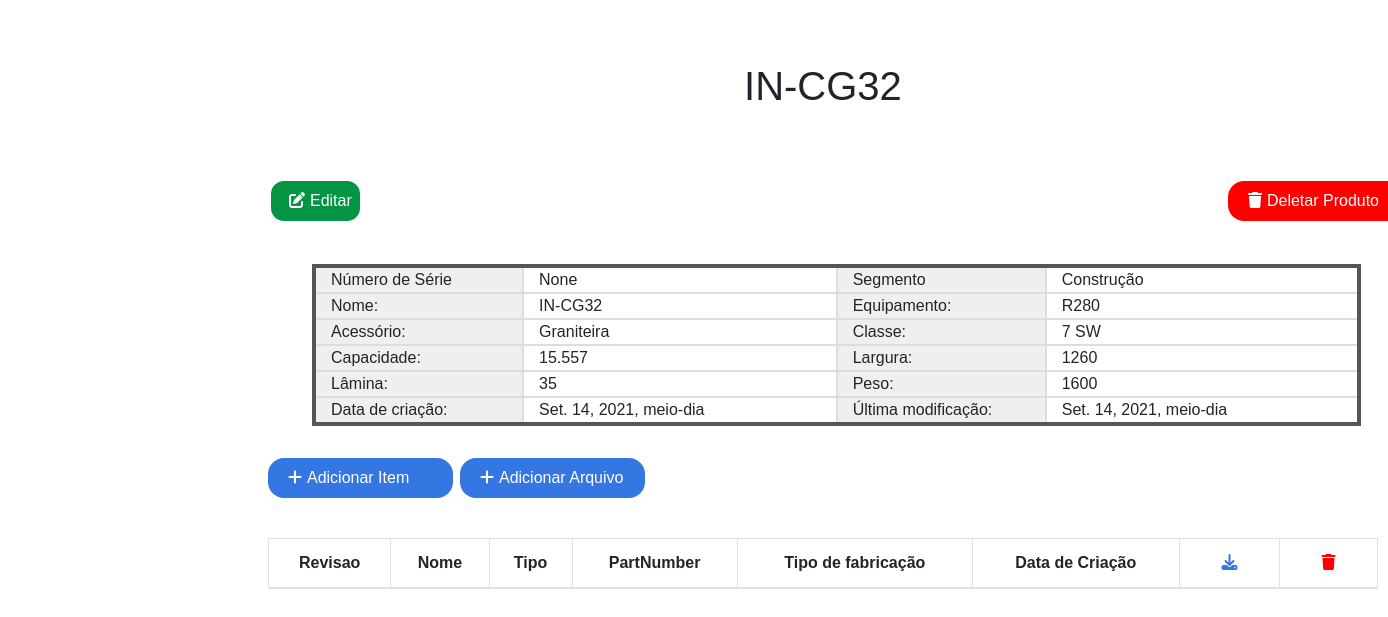
The app's page /products/product/5, older data.
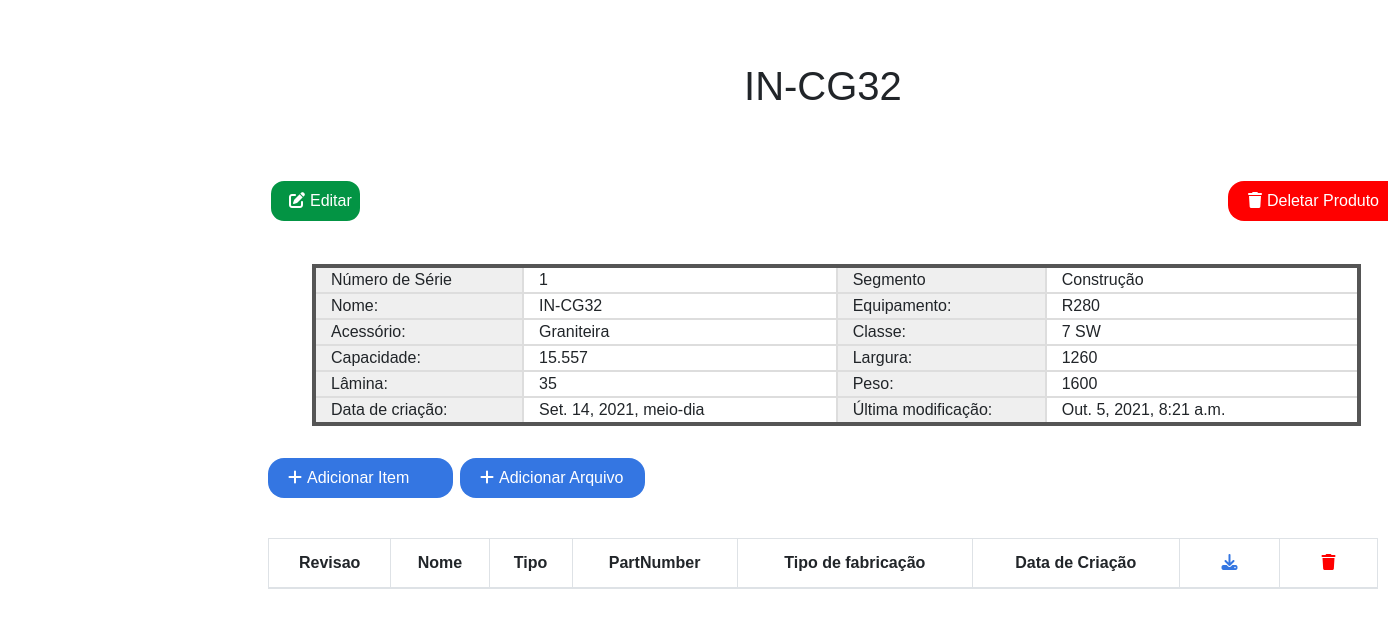
The same page, newer data.
### produtos/models.py (models this page shows, shortened)
class Produto(models.Model):
    segmento = (
        ('A', 'Agrícola'),
        ('C', 'Construção'),
        ('F', 'Florestal'),
        ('I', 'Industrial'),
        ('U', 'Automotiva'),
        ('M', 'Mineração'),
    )
    tipoProduto = (
        ('AC', 'Acessório'),
        ('CC', 'Carregadeira'),
        ('CD', 'Chapa de desgaste'),
        ('CB', 'Chock bar'),
        ('DF', 'Dispositivos e ferramentas'),
        ('ER', 'Engate rápido'),
        ('CE', 'Escavadeira'),
        ('FP', 'Ferramenta de penetração de solo'),
        ('GA', 'Garfo'),
        ('CG', 'Graniteira'),
        ('LA', 'Lâmina'),
        ('LN', 'Lança'),
        ('RI', 'Ripper'),
        ('SG', 'Segmento'),
        ('VA', 'Vala'),
        ('SE', 'Serviço'),
    )
    classeProduto = (
        ('6 SW', '6 SW'),
        ('6 LH', '6 LH'),
        ('7 SW', '7 SW'),
        ('7 LH', '7 LH'),
        ('7S SW', '7S SW'),
        ('7S LH', '7S LH'),
        ('8 SW', '8 SW'),
        ('8 LH', '8 LH'),
        ('9 SW', '9 SW'),
        ('9 LH', '9 LH'),
        ('9S SW', '9S SW'),
        ('9S LH', '9S LH'),
    )
    dureza = (
        ('GD', 'Geral'),
        ('HD', 'Pesada'),
        ('SD', 'Severa'),
        ('XD', 'Extrema'),
    )
    segmento = CharField(max_length=30, choices=segmento, null=True)
    numeroSerie = CharField(max_length=30, null=True)
    nome = CharField(max_length=30, null=True)
    equipamento = CharField(max_length=10, null=True)
    capacidade = FloatField(null=True)
    largura = IntegerField(null=True)
    lamina = IntegerField(null=True)
    peso = IntegerField(null=True)
    codigo = CharField(max_length=2, choices=tipoProduto, null=True)
    classe = CharField(max_length=5, choices=classeProduto, null=True)
    dureza = CharField(max_length=2, choices=dureza, null=True)
    dateCriacao = DateTimeField(auto_now_add=True)
    dateUpdate = DateTimeField(auto_now=True)
    responsavel = ForeignKey(Colaborador, null=True, on_delete=SET_NULL)

### produtos/views.py (the view)
# urls.py: path('product/<int:id>', views.ViewProduct, name = 'View_Product'),
def ViewProduct(request, id):
    context = []
    items = Item.objects.all().filter(produto_id = id).order_by('-revisao')
    files = Arquivo.objects.all().filter(produto_id = id).order_by('-revisao')
    product = get_object_or_404(Produto, id = id)
    context = {
        'product': product,
        'items': items,
        'files': files,
    }
    return render(request, 'produtos/Product.html', context)

### templates/produtos/Product.html (shortened to what the changed rows need)
{% extends 'base.html' %}
{% block content %}
    <div class="title-product">
        <h1>{{ product.nome }}</h1>
    </div>
    <table class="product-table">
        <tbody>
            <tr>
                <td class=" col-2 product-item-title">
                    Número de Série
                </td>
                <td class="col-3 product-item">
                    {{ product.numeroSerie }}
                </td>
                <td class="col-2 product-item-title">
                    Segmento
                </td>
                <td class="col-3 product-item">
                    {% if product.segmento == 'A' %}
                        Agrícola
                    {% elif product.segmento == 'C' %}
                        Construção
                    {% elif product.segmento == 'F' %}
                        Florestal
                    {% elif product.segmento == 'I' %}
                        Indústria
                    {% elif product.segmento == 'U' %}
                        Indústria Automotiva
                    {% elif product.segmento == 'M' %}
                        Mineiração
                    {% endif %}
                </td>
            </tr>
            <tr>
                <td class="col-2 product-item-title">
                    Nome:
                </td>
                <td class="col-3 product-item">
                    {{ product.nome }}
                </td>
                <td class="col-2 product-item-title">
                    Equipamento:
                </td>
                <td class="col-3 product-item">
                    {{ product.equipamento }}
                </td>
            </tr>
            <tr>
                <td class="col-2 product-item-title">
                    Acessório:
                </td>
                <td class="col-3 product-item">
                    {% if product.codigo == 'AC' %}
                        Acessório
                    {% elif product.codigo == 'CC' %}
                        Carregadeira
                    {% elif product.codigo == 'CD' %}
                        Chapa de desgaste
                    {% elif product.codigo == 'CB' %}
                        Chock Bar
                    {% elif product.codigo == 'DF' %}
                        Dispositivos e ferramentas
                    {% elif product.codigo == 'ER' %}
                        Engate rápido
                    {% elif product.codigo == 'CE' %}
                        Escavadeira
                    {% elif product.codigo == 'FP' %}
                        Ferramenta de penetração de solo
                    {% elif product.codigo == 'GA' %}
                        Garfo
                    {% elif product.codigo == 'CG' %}
                        Graniteira
                    {% elif product.codigo == 'LA' %}
                        Lâmina
                    {% elif product.codigo == 'LN' %}
                        Lança
                    {% elif product.codigo == 'RI' %}
                        Ripper
                    {% elif product.codigo == 'SG' %}
                        Segmento
                    {% elif product.codigo == 'VA' %}
                        Vala
                    {% elif product.codigo == 'SE' %}
                        Serviço
                    {% endif %}
                </td>
                <td class="col-2 product-item-title">
                    Classe:
                </td>
                <td class="col-3 product-item">
                    {{ product.classe }}
                </td>
            </tr>
            <tr>
                <td class="col-2 product-item-title">
                    Capacidade:
                </td>
                <td class="col-2 product-item">
                    {{ product.capacidade }}
                </td>
                <td class="col-2 product-item-title ">
                    Largura:
                </td>
                <td class="col-2 product-item">
                    {{ product.largura }}
                </td>
            </tr>
            <tr>
                <td class="col-2 product-item-title">
                    Lâmina:
                </td>
                <td class="col-2 product-item">
                    {{ product.lamina }}
                </td>
                <td class="col-2 product-item-title">
                    Peso:
                </td>
                <td class="col-2 product-item">
                    {{ product.peso }}
                </td>
            </tr>
            <tr>
                <td class="col-2 product-item-title">
                    Data de criação:
                </td>
                <td class="col-2 product-item">
                    {{ product.dateCriacao }}
                </td>
                <td class="col-2 product-item-title">
                    Última modificação:
                </td>
                <td class="col-2 product-item">
                    {{ product.dateUpdate }}
                </td>
            </tr>
        </tbody>
    </table>
    <div class="container table-items">
        <table class="table table-striped table-hover table-bordered">
            <thead>
                <tr>
                    <th scope="col">Revisao</th>
                    <th scope="col">Nome</th>
                    <th scope="col">Tipo</th>
                    <th scope="col">PartNumber</th>
                    <th scope="col">Tipo de fabricação</th>
                    <th scope="col">Data de Criação</th>
                    <th scope="col">
                        <div class="col download-div">
                            <i class="fas fa-download download-button"></i>
                        </div>
                    </th>
                    <th scope="col">
                        <div class="col del-div">
                            <i class="fas fa-trash del-button"></i>
                        </div>
                    </th>
                </tr>
            </thead>
        </table>
    </div>
{% endblock %}

Row changes from the older to the newer data that the page shows:
changed Produto "IN-CG32": numeroSerie "None" → "1"; dateUpdate "Set. 14, 2021, meio-dia" → "Out. 5, 2021, 8:21 a.m."
